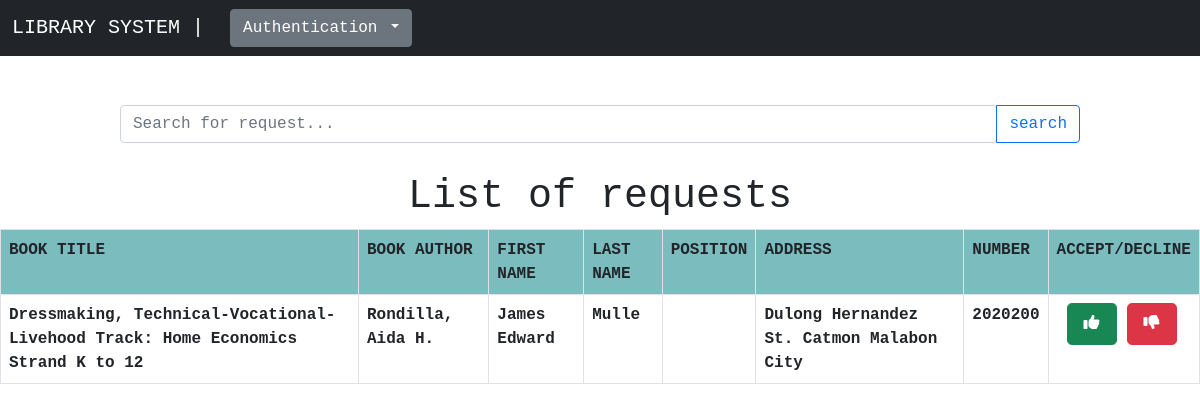
The page /admin/request.php on the database its author committed.
### tables this page shows
CREATE TABLE IF NOT EXISTS `request` (
  `id` varchar(255) NOT NULL,
  `booktitle` varchar(255) NOT NULL,
  `author` varchar(255) NOT NULL,
  `first` varchar(50) NOT NULL,
  `last` varchar(50) NOT NULL,
  `address` varchar(255) NOT NULL,
  `number` varchar(50) NOT NULL,
  `username` varchar(255) NOT NULL
);

### admin/request.php (the view, shortened to what this page needs)
<?php
	include "navbar.php";
?>
<!DOCTYPE html>
<html>
<head>
</head>
<body>
<form class="navbar-form" method="post" name="form1">
<div class="input-group">
  <input type="search" class="form-control rounded" name="search" placeholder="Search for request..." aria-label="Search" aria-describedby="search-addon" required="">
  <button type="submit" name="submit" class="btn btn-outline-primary">search</button>
</div>
</form>
	<h1 style="text-align: center; margin-top: 30px; ">List of requests</h1>
	<?php
		if(isset($_POST['submit'])) {
			$q = mysqli_query($db, "SELECT * FROM `request` WHERE `booktitle` like '%$_POST[search]%' OR `author` like '%$_POST[search]%' OR  `first` like '%$_POST[search]%' OR `last`like '%$_POST[search]%' OR `address` like '%$_POST[search]%' OR `username`like '%$_POST[search]%' ");
			if(mysqli_num_rows($q)==0) {
				?>
				<div class="alert alert-dark" role="alert" style="margin: 0; text-align: center; font-weight: bold;">
  			Sorry! No user found. Try to search again.
				</div>
				<?php
			}
			else {
			echo "<table class = 'table table-bordered table-hover'>";
				echo "<tr style = 'background-color: #6db6b9e6;'>";
				 	echo "<th>";		echo "BOOK TITLE";				echo "</th>";
				 	echo "<th>";		echo "BOOK AUTHOR";				echo "</th>";
					echo "<th>";		echo "FIRST NAME";				echo "</th>";
					echo "<th>";		echo "LAST NAME";					echo "</th>";
					echo "<th>";		echo "POSITION";					echo "</th>";
					echo "<th>";		echo "ADDRESS";						echo "</th>";
					echo "<th>";		echo "NUMBER";						echo "</th>";
					echo "<th>";		echo "ACCEPT/DECLINE";		echo "</th>";
				echo "</tr>";
			while($rows = mysqli_fetch_assoc($q)) {
				include "delete.php";
				$approve = "<a href='request.php?ids=$rows[id];'><button type='submit' name='approve_button' class='btn btn-success btn-lg'><i class='fa-solid fa-thumbs-up'></i></button></a>";
 				$disapprove = "<a href='request.php?id=$rows[id];'><button type='submit' name='disapprove_button' class='btn btn-danger btn-lg'>
          <i class='fa-solid fa-thumbs-down'></i></button></a>";
				echo "<tr>";
					echo "<td>";	echo $rows['booktitle'];	echo "</td>";
					echo "<td>";	echo $rows['author'];			echo "</td>";
					echo "<td>";	echo $rows['first'];			echo "</td>";
					echo "<td>";	echo $rows['last'];				echo "</td>";
					echo "<td>";	echo $rows['position'];		echo "</td>";
					echo "<td>";	echo $rows['address'];		echo "</td>";
					echo "<td>";	echo $rows['number'];			echo "</td>";
				  echo "<th>";	echo $approve; echo $disapprove;echo "</th>";
				echo "</tr>";
			}
	include "approve.php";
			echo "</table>";
				}
			}
			else {
		$res = mysqli_query($db,"SELECT * FROM `request` ORDER BY `request`.`first` ASC;");
		echo "<table class = 'table table-bordered table-hover'>";
		echo "<tr style = 'background-color: #6db6b9e6;'>";
					echo "<th>";		echo "BOOK TITLE";				echo "</th>";
					echo "<th>";		echo "BOOK AUTHOR";				echo "</th>";
					echo "<th>";		echo "FIRST NAME";				echo "</th>";
					echo "<th>";		echo "LAST NAME";					echo "</th>";
					echo "<th>";		echo "POSITION";					echo "</th>";
					echo "<th>";		echo "ADDRESS";						echo "</th>";
					echo "<th>";		echo "NUMBER";						echo "</th>";
					echo "<th>";		echo "ACCEPT/DECLINE";		echo "</th>";
		echo "</tr>";
		while($rows = mysqli_fetch_assoc($res)) {
				$approve = "<a href='request.php?ids=$rows[id];'><button type='submit' name='approve_button' class='btn btn-success btn-lg'><i class='fa-solid fa-thumbs-up'></i></button></a>";
 				$disapprove = "<a href='request.php?id=$rows[id];'><button type='submit' name='disapprove_button' class='btn btn-danger btn-lg'>
          <i class='fa-solid fa-thumbs-down'></i></button></a>";
			echo "<tr>";
					echo "<td>";	echo $rows['booktitle'];	echo "</td>";
					echo "<td>";	echo $rows['author'];			echo "</td>";
					echo "<td>";	echo $rows['first'];			echo "</td>";
					echo "<td>";	echo $rows['last'];				echo "</td>";
					echo "<td>";	echo $rows['position'];		echo "</td>";
					echo "<td>";	echo $rows['address'];		echo "</td>";
					echo "<td>";	echo $rows['number'];		echo "</td>";
					echo "<th>";	echo $approve; echo $disapprove;echo "</th>";
			echo "</tr>";
		}
		echo "</table>";
			}
	?>
</body>
</html>

### admin/navbar.php (style rules this page uses)
body { padding-top: 45px; }

### admin/request.php (style rules this page uses)
body { font-family: courier; transition: background-color .5s; }
.input-group { display: flex; width: 80%; margin: 5% 0% 0% 10%; }
.table { font-weight: bold; table-layout: auto; }
.btn-success, .btn-danger { display: inline-block; margin: 0 0 0 10px; font-size: 16px; }

### rows shown on the page
request: booktitle "Dressmaking, Technical-Vocational-Livehood Track: Home Economics Strand K to 12", author "Rondilla, Aida H.", first "James Edward", last "Mulle", address "Dulong Hernandez St. Catmon Malabon City", number "2020200"
